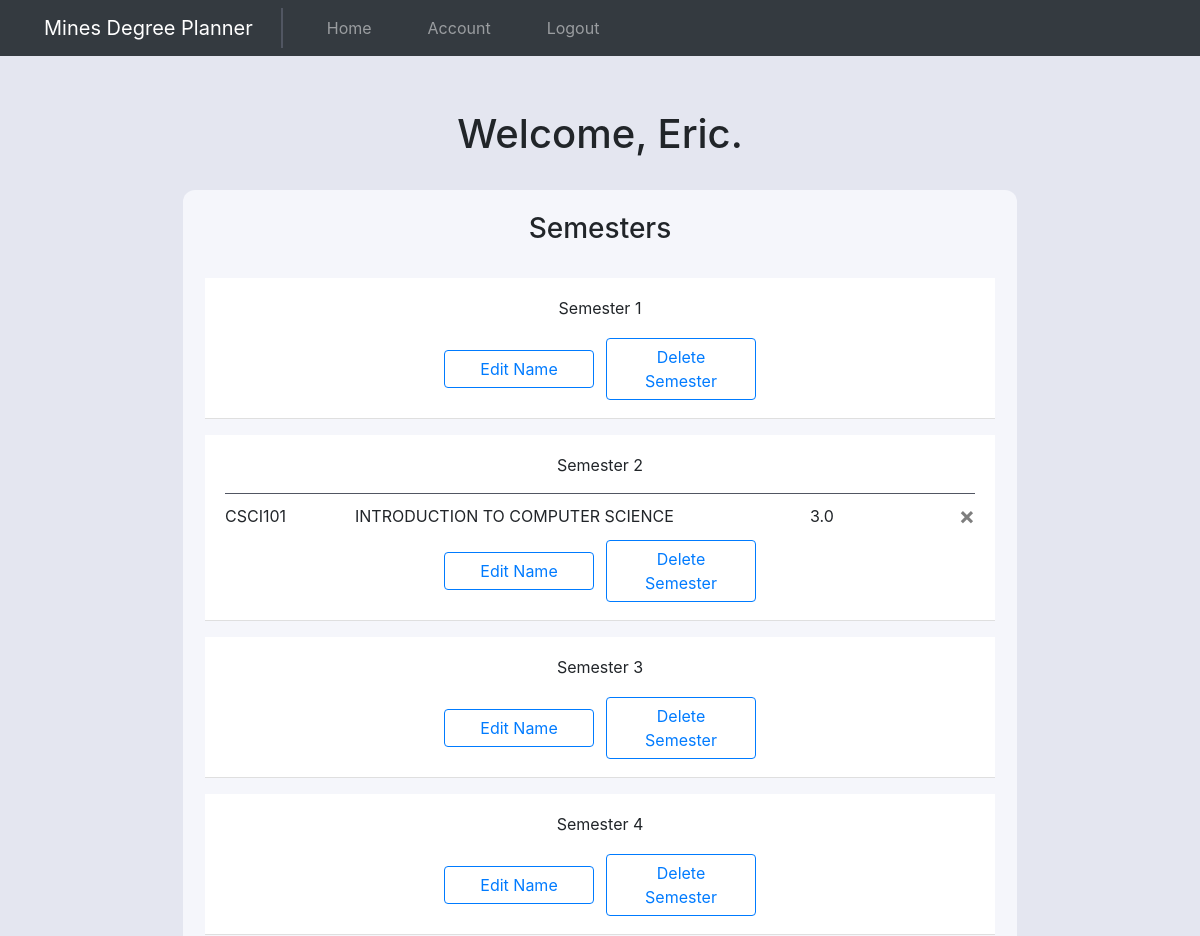
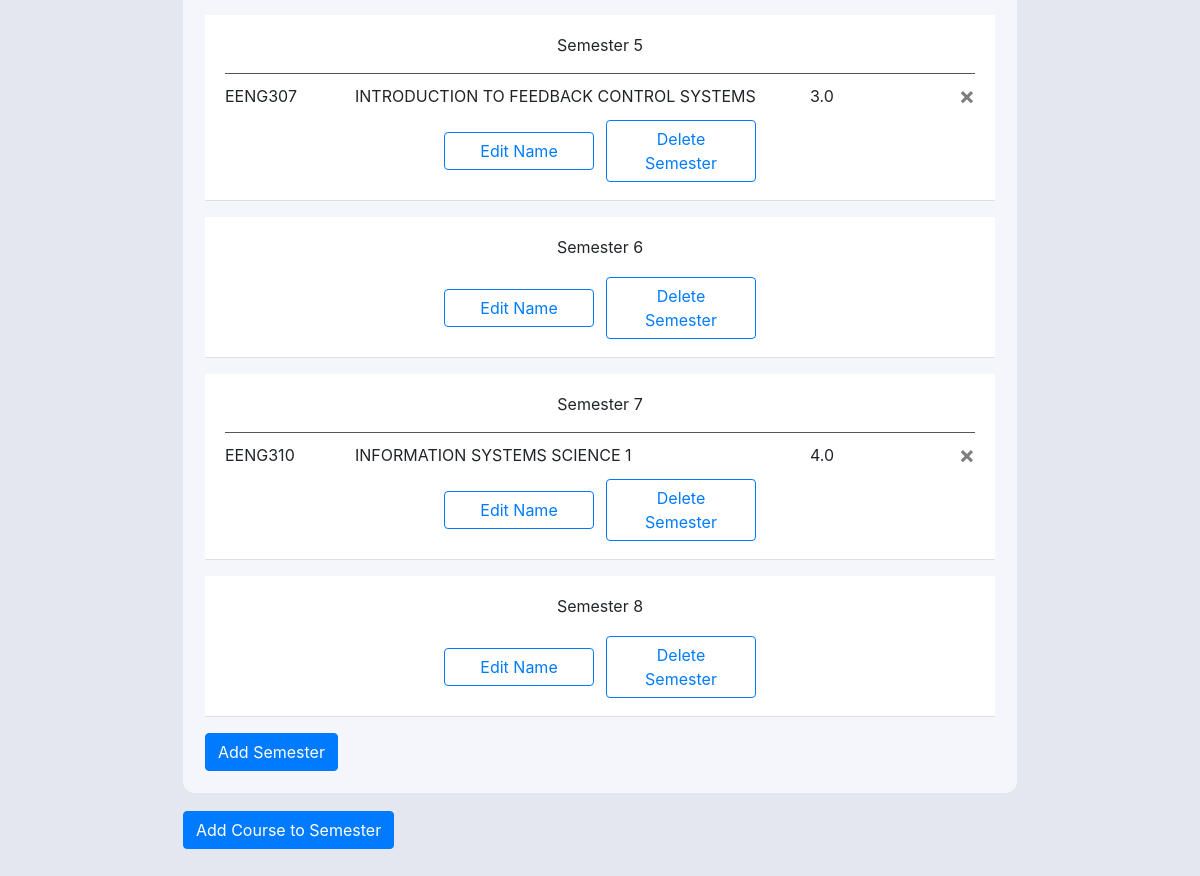
Screenshot of / (signed in) with the database file from the repository (2 pictures, top to bottom).
### website/models.py (models this page shows)
class User(db.Model, UserMixin):
    id = db.Column(db.Integer, primary_key=True)
    cwid = db.Column(db.Integer, unique=True)
    email = db.Column(db.String(150), unique=True)
    password = db.Column(db.String(150))
    first_name = db.Column(db.String(150))
    last_name = db.Column(db.String(150))
    major = db.Column(db.String(150))
    credits_taken = db.Column(db.String(10))
    class_standing = db.Column(db.String(10))
    courses = db.relationship('Course')
    semesters = db.relationship('Semester')
    num_semesters = db.Column(db.Integer)

class Semester(db.Model):
    id = db.Column(db.Integer, primary_key=True)
    semester_name = db.Column(db.String(64))
    user_id = db.Column(db.Integer, db.ForeignKey('user.id'))
    semester_number = db.Column(db.Integer)
    courses = db.relationship('Course')

class Course(db.Model):
    id = db.Column(db.Integer, primary_key=True)
    department = db.Column(db.String(4))
    course_number = db.Column(db.String(3))
    course_name = db.Column(db.String(500))
    credit_hours = db.Column(db.String(10))
    user_id = db.Column(db.Integer, db.ForeignKey('user.id'))
    semester_id = db.Column(db.Integer, db.ForeignKey('semester.id'))

### website/views.py (the view, shortened to what this page needs)
@views.route('/', methods=['GET', 'POST'])
@login_required
def home():
    return render_template("home.html", user=current_user)

### website/__init__.py (called while the page is built)
def create_app():
    app = Flask(__name__)
    app.config['SECRET_KEY'] = 'josiefnapwpawoj'
    app.config['SQLALCHEMY_DATABASE_URI'] = f'sqlite:///{DB_NAME}'
    db.init_app(app)
    from .views import views
    from .auth import auth
    app.register_blueprint(views, url_prefix="/")
    app.register_blueprint(auth, url_prefix="/")
    from .models import User, Course, Semester
    create_database(app)
    login_manager = LoginManager()
    login_manager.login_view = 'auth.login'
    login_manager.init_app(app)
    @login_manager.user_loader
    def load_user(id):
        return User.query.get(int(id))
    return app

### website/templates/home.html (shortened to what this page needs)
{% extends "base.html" %} {% block title %}Home{% endblock %} {% block content%}
<br />
<h1 style="text-align: center; margin-bottom: 32px">
    Welcome, {{user.first_name}}.
</h1>
<section class="semester-form-section">
    <h3 align="center">Semesters</h3>
    <ul class="list-group list-group-flush courses-taken-list" id="notes">
        {% for semester in user.semesters %}
        <li class="list-group-item semester-row">
            <div class="row semester-title-row">
                <div class="col" align="center">
                    Semester {{semester.semester_number}}
                </div>
            </div>
            {% if semester.courses %}
            <div class="padding-above-courses"></div>
            {% endif %}
            {% for course in semester.courses %}
            <div class="row semester-course-entry">
                <div class="col-sm-2">
                    {{course.department}}{{course.course_number}}
                </div>
                <div class="col-md-7">{{course.course_name}}</div>
                <div class="col-sm-2">{{course.credit_hours}}</div>
                <div class="col-sm-1">
                    <button
                        type="button"
                        class="close"
                        onClick="deleteCourseFromSemester({{ course.id }}, {{ semester.id }});"
                    >
                        <span aria-hidden="true">&times;</span>
                    </button>
                </div>
            </div>
            {% endfor %}
            <div class="row">
                <div class="col-sm-12 edit-semester-name-row">
                    <button
                        type="button"
                        class="btn btn-outline-primary edit-semester-name-btn"
                        data-toggle="modal"
                        data-target="#editSemesterNameModal"
                    >
                        Edit Name
                    </button>
                    <button
                        type="button"
                        class="btn btn-outline-primary add-semester-btn delete-semester-btn"
                        onClick="deleteSemester({{ semester.id }})"
                    >
                        <span aria-hidden="true">Delete Semester</span>
                    </button>
                </div>
            </div>
        </li>
        {% endfor %}
    </ul>
    <button
        type="button"
        class="btn btn-primary add-semester-btn"
        onClick="addSemester()"
    >
        <span aria-hidden="true">Add Semester</span>
    </button>
</section>
<button
    type="button"
    class="btn btn-primary"
    data-toggle="modal"
    data-target="#addCourseModal"
>
    Add Course to Semester
</button>
{% endblock %}

### website/templates/base.html (shortened to what this page needs)
<!DOCTYPE html>
<html lang="en">
    <head>
        <link
            rel="stylesheet"
            href="https://stackpath.bootstrapcdn.com/bootstrap/4.4.1/css/bootstrap.min.css"
        />
        <link
            rel="stylesheet"
            href="https://stackpath.bootstrapcdn.com/font-awesome/4.7.0/css/font-awesome.min.css"
        />
        <link rel="stylesheet" href="../static/style.css" />
    </head>
    <body>
        <nav class="navbar navbar-expand-lg navbar-dark bg-dark">
            <a
                class="navbar-brand nav-item-padding navbar-title"
                href="/"
                id="nav-title"
                >Mines Degree Planner</a
            >
            <div class="collapse navbar-collapse" id="navbar">
                <div class="navbar-nav">
                    {% if user.is_authenticated %}
                    <a
                        href="/"
                        class="nav-item nav-link nav-item-padding"
                        id="home"
                        >Home</a
                    >
                    <a
                        href="/account"
                        class="nav-item nav-link nav-item-padding"
                        id="account"
                        >Account</a
                    >
                    <a
                        href="/logout"
                        class="nav-item nav-link nav-item-padding"
                        id="logout"
                        >Logout</a
                    >
                    {% endif %}
                </div>
            </div>
        </nav>
        <div class="container-sm" id="main-container">
            {% block content %} {% endblock %}
        </div>
    </body>
</html>

### website/static/style.css (style rules this page uses)
:root { --very-light-blue: #f5f6fb; --darker-color: #e4e6f0; }
body { background-color: var(--darker-color); }
.navbar-title { border-right: #515662 0px solid; transition-duration: 300ms !important; }
.nav-item-padding { padding-left: 28px !important; padding-right: 28px !important; }
body { display: flex; flex-direction: column; }
#main-container { padding-top: 30px; margin: auto !important ; align-self: center; justify-self: center; }
.semester-form-section { padding: 22px; border-radius: 12px; background-color: var(--very-light-blue); margin-bottom: 18px; }
.courses-taken-list { margin-top: 16px; }
.add-semester-btn { margin-top: 16px !important; }
.semester-row { margin-top: 16px; }
.semester-title-row { padding: 6px 0px; }
.padding-above-courses { margin-top: 10px; border-bottom: 0.5px solid #515662; margin-bottom: 10px; }
.semester-course-entry { margin-top: 8px; }
.edit-semester-name-row { display: flex; flex-direction: row; align-items: center; justify-content: center !important; }
.edit-semester-name-btn { align-self: center; justify-self: center; margin-top: 12px !important; margin-bottom: 6px !important; margin-right: 6px; width: 150px; }
.delete-semester-btn { align-self: center; justify-self: center; margin-top: 12px !important; margin-bottom: 6px !important; margin-left: 6px; width: 150px; }
@media screen and (min-width: 576px) { #main-container { width: 72%; } }
@media screen and (min-width: 992px) { .navbar-title { border-right: #515662 2px solid; transition-duration: 300ms !important; } }

### rows the page displays
User: first_name "Eric"
Semester: semester_number "1"
Semester: semester_number "2"
Course: department "CSCI", course_number "101", course_name "INTRODUCTION TO COMPUTER SCIENCE", credit_hours "3.0"
Semester: semester_number "3"
Semester: semester_number "4"
Semester: semester_number "5"
Course: department "EENG", course_number "307", course_name "INTRODUCTION TO FEEDBACK CONTROL SYSTEMS", credit_hours "3.0"
Semester: semester_number "6"
Semester: semester_number "7"
Course: department "EENG", course_number "310", course_name "INFORMATION SYSTEMS SCIENCE 1", credit_hours "4.0"
Semester: semester_number "8"
